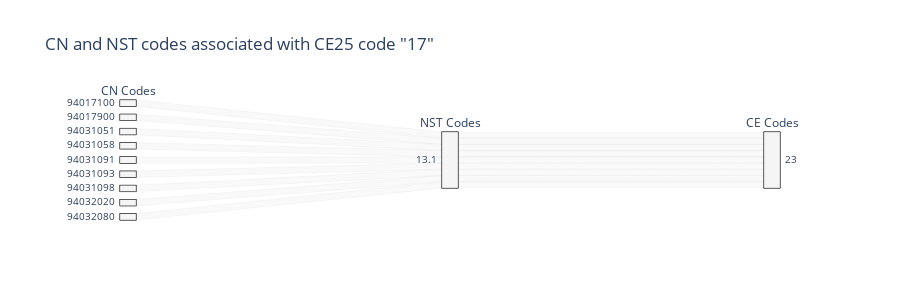

Notebook cell for this chart:
### Code cell
df_17 = df[df['CE'] == '17']
fig = px.parallel_categories(df_23,  
                              labels={'CN':'CN Codes', 'NST':'NST Codes', 'CE': 'CE Codes'},
                              dimensions=['CN', 'NST', 'CE'],
                              color='colors',
                              title='CN and NST codes associated with CE25 code "17"',
                              height=300
                            )
fig.show()

### Figure 1 — Plotly figure (JSON) as saved in the notebook; plotly's stock layout.template omitted (floating-point values rounded to 4 significant figures)
{"data": [{"dimensions": [{"label": "CN Codes", "values": ["94017100", "94017900", "94031051", "94031058", "94031091", "94031093", "94031098", "94032020", "94032080"]}, {"label": "NST Codes", "values": ["13.1", "13.1", "13.1", "13.1", "13.1", "13.1", "13.1", "13.1", "13.1"]}, {"label": "CE Codes", "values": ["23", "23", "23", "23", "23", "23", "23", "23", "23"]}], "domain": {"x": [0, 1], "y": [0, 1]}, "line": {"color": ["whitesmoke", "whitesmoke", "whitesmoke", "whitesmoke", "whitesmoke", "whitesmoke", "whitesmoke", "whitesmoke", "whitesmoke"], "coloraxis": "coloraxis"}, "name": "", "type": "parcats"}], "layout": {"coloraxis": {"colorbar": {"title": {"text": "colors"}}, "colorscale": [[0, "#0d0887"], [0.1111, "#46039f"], [0.2222, "#7201a8"], [0.3333, "#9c179e"], [0.4444, "#bd3786"], [0.5556, "#d8576b"], [0.6667, "#ed7953"], [0.7778, "#fb9f3a"], [0.8889, "#fdca26"], [1, "#f0f921"]]}, "height": 300, "legend": {"tracegroupgap": 0}, "title": {"text": "CN and NST codes associated with CE25 code \"17\""}}}
